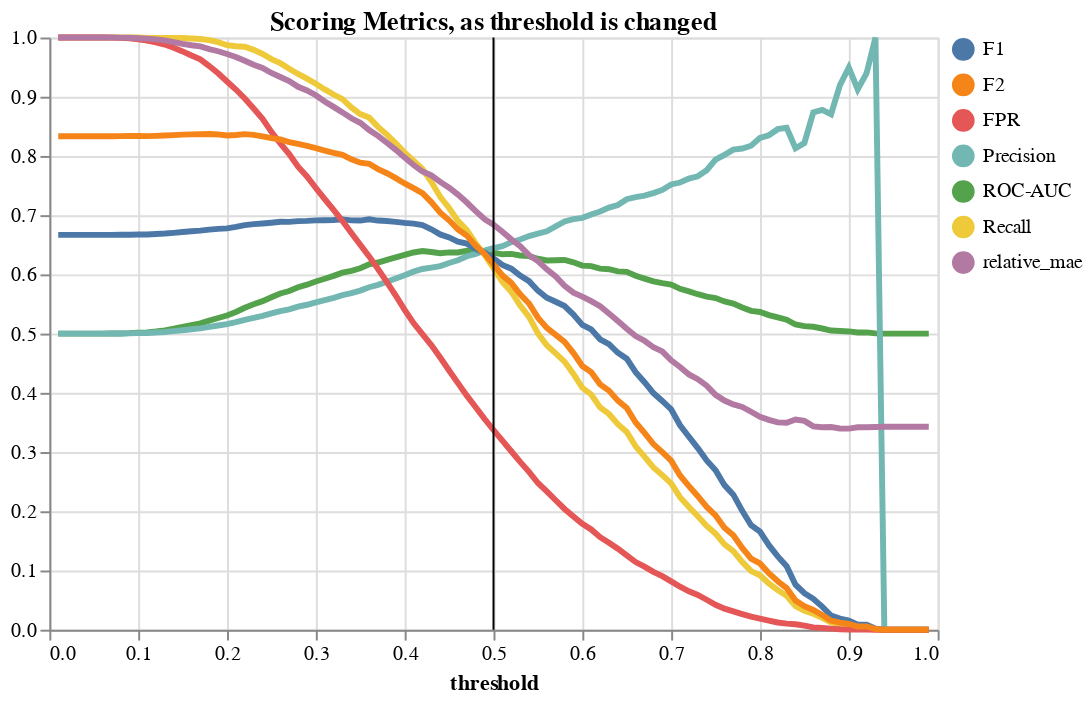

The notebook cell saved with this chart:
### Code cell
alt_plot_metric_based_threshold_tuning_plots(
    pd.concat(
        [
            df_all_threshold_tuning_scores,
            df_cost_func_tuning[df_cost_func_tuning["metric"] == "relative_mae"],
        ]
    ),
    ptitle_offset=-5,
    legend_offset=5,
    figsize=(450, 300),
)

### Figure 1 — Vega-Lite specification as saved in the notebook (floating-point values rounded to 4 significant figures; data arrays with more than 128 entries replaced by an {"elided": "..."} marker saying what was removed)
{"config": {"view": {"continuousWidth": 400, "continuousHeight": 300}}, "layer": [{"mark": "circle", "encoding": {"color": {"type": "nominal", "field": "metric", "legend": {"offset": 5, "title": ""}}, "opacity": {"value": 0}, "tooltip": [{"type": "nominal", "field": "metric", "title": "Metric"}, {"type": "quantitative", "field": "threshold", "format": ".2f", "title": "Threshold"}, {"type": "quantitative", "field": "value", "format": ".2f", "title": "Value"}], "x": {"type": "quantitative", "field": "threshold", "title": "threshold"}, "y": {"type": "quantitative", "field": "value", "title": ""}}, "selection": {"selector001": {"type": "single", "on": "mouseover", "fields": ["metric"], "nearest": true}}, "title": {"text": "Scoring Metrics, as threshold is changed", "offset": -5}}, {"mark": "line", "encoding": {"color": {"type": "nominal", "field": "metric", "legend": {"offset": 5, "title": ""}}, "size": {"condition": {"value": 1.5, "selection": {"not": "selector001"}}, "value": 3}, "tooltip": [{"type": "nominal", "field": "metric", "title": "Metric"}, {"type": "quantitative", "field": "threshold", "format": ".2f", "title": "Threshold"}, {"type": "quantitative", "field": "value", "format": ".2f", "title": "Value"}], "x": {"type": "quantitative", "field": "threshold", "title": "threshold"}, "y": {"type": "quantitative", "field": "value", "title": ""}}, "title": {"text": "Scoring Metrics, as threshold is changed", "offset": -5}}, {"data": {"name": "data-a8f111f8f893b703e65ba7cbcb1db6f3"}, "mark": "rule", "encoding": {"x": {"type": "quantitative", "field": "default", "title": ""}}}], "data": {"name": "data-f2ac08f9e1621d40b39b4273b90010ca"}, "height": 300, "width": 450, "$schema": "https://vega.github.io/schema/vega-lite/v4.8.1.json", "datasets": {"data-f2ac08f9e1621d40b39b4273b90010ca": {"elided": "693 records"}, "data-a8f111f8f893b703e65ba7cbcb1db6f3": [{"default": 0.5}]}}
